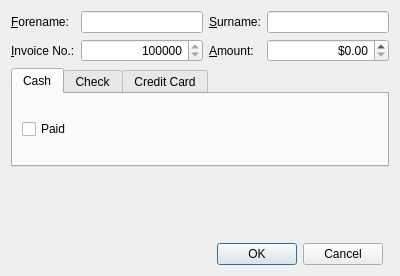
<?xml version="1.0" encoding="UTF-8"?>
<ui version="4.0">
 <class>PaymentDlg</class>
 <widget class="QDialog" name="PaymentDlg">
  <property name="geometry">
   <rect>
    <x>0</x>
    <y>0</y>
    <width>399</width>
    <height>276</height>
   </rect>
  </property>
  <property name="windowTitle">
   <string>Payment Form</string>
  </property>
  <layout class="QGridLayout" name="gridLayout_4">
   <item row="0" column="0" colspan="2">
    <layout class="QGridLayout" name="gridLayout">
     <item row="0" column="0">
      <widget class="QLabel" name="label">
       <property name="text">
        <string>&amp;Forename:</string>
       </property>
       <property name="buddy">
        <cstring>forenameLineEdit</cstring>
       </property>
      </widget>
     </item>
     <item row="0" column="1">
      <widget class="QLineEdit" name="forenameLineEdit"/>
     </item>
     <item row="0" column="2">
      <widget class="QLabel" name="label_5">
       <property name="text">
        <string>&amp;Surname:</string>
       </property>
       <property name="buddy">
        <cstring>surnameLineEdit</cstring>
       </property>
      </widget>
     </item>
     <item row="0" column="3">
      <widget class="QLineEdit" name="surnameLineEdit"/>
     </item>
     <item row="1" column="0">
      <widget class="QLabel" name="label_3">
       <property name="text">
        <string>&amp;Invoice No.:</string>
       </property>
       <property name="buddy">
        <cstring>invoiceNumSpinBox</cstring>
       </property>
      </widget>
     </item>
     <item row="1" column="1">
      <widget class="QSpinBox" name="invoiceNumSpinBox">
       <property name="layoutDirection">
        <enum>Qt::LeftToRight</enum>
       </property>
       <property name="alignment">
        <set>Qt::AlignRight|Qt::AlignTrailing|Qt::AlignVCenter</set>
       </property>
       <property name="minimum">
        <number>1000000</number>
       </property>
       <property name="maximum">
        <number>999999999</number>
       </property>
       <property name="value">
        <number>1000000</number>
       </property>
      </widget>
     </item>
     <item row="1" column="2">
      <widget class="QLabel" name="label_4">
       <property name="text">
        <string>&amp;Amount:</string>
       </property>
       <property name="buddy">
        <cstring>amountSpinBox</cstring>
       </property>
      </widget>
     </item>
     <item row="1" column="3">
      <widget class="QDoubleSpinBox" name="amountSpinBox">
       <property name="alignment">
        <set>Qt::AlignRight|Qt::AlignTrailing|Qt::AlignVCenter</set>
       </property>
       <property name="prefix">
        <string>$</string>
       </property>
       <property name="maximum">
        <double>999999.000000000000000</double>
       </property>
      </widget>
     </item>
    </layout>
   </item>
   <item row="1" column="0" colspan="2">
    <widget class="QTabWidget" name="tabWidget">
     <property name="currentIndex">
      <number>0</number>
     </property>
     <widget class="QWidget" name="tab">
      <attribute name="title">
       <string>Cash</string>
      </attribute>
      <layout class="QHBoxLayout" name="horizontalLayout">
       <item>
        <widget class="QCheckBox" name="paidCheckBox">
         <property name="text">
          <string>Paid</string>
         </property>
        </widget>
       </item>
      </layout>
     </widget>
     <widget class="QWidget" name="tab_2">
      <attribute name="title">
       <string>Check</string>
      </attribute>
      <layout class="QGridLayout" name="gridLayout_3">
       <item row="0" column="0">
        <widget class="QLabel" name="label_2">
         <property name="text">
          <string>Check &amp;No.:</string>
         </property>
         <property name="buddy">
          <cstring>checkNumLineEdit</cstring>
         </property>
        </widget>
       </item>
       <item row="0" column="1">
        <widget class="QLineEdit" name="checkNumLineEdit"/>
       </item>
       <item row="0" column="2">
        <widget class="QLabel" name="label_7">
         <property name="text">
          <string>&amp;Bank:</string>
         </property>
         <property name="buddy">
          <cstring>bankLineEdit</cstring>
         </property>
        </widget>
       </item>
       <item row="0" column="3">
        <widget class="QLineEdit" name="bankLineEdit"/>
       </item>
       <item row="1" column="0">
        <widget class="QLabel" name="label_6">
         <property name="text">
          <string>A&amp;ccount No.:</string>
         </property>
         <property name="buddy">
          <cstring>accountNumLineEdit</cstring>
         </property>
        </widget>
       </item>
       <item row="1" column="1">
        <widget class="QLineEdit" name="accountNumLineEdit"/>
       </item>
       <item row="1" column="2">
        <widget class="QLabel" name="label_8">
         <property name="text">
          <string>S&amp;ort Code:</string>
         </property>
         <property name="buddy">
          <cstring>sortCodeLineEdit</cstring>
         </property>
        </widget>
       </item>
       <item row="1" column="3">
        <widget class="QLineEdit" name="sortCodeLineEdit"/>
       </item>
      </layout>
     </widget>
     <widget class="QWidget" name="tab_3">
      <attribute name="title">
       <string>Credit Card</string>
      </attribute>
      <layout class="QGridLayout" name="gridLayout_2">
       <item row="0" column="0">
        <widget class="QLabel" name="label_11">
         <property name="text">
          <string>&amp;Number:</string>
         </property>
         <property name="buddy">
          <cstring>creditCardLineEdit</cstring>
         </property>
        </widget>
       </item>
       <item row="0" column="1" colspan="2">
        <widget class="QLineEdit" name="creditCardLineEdit"/>
       </item>
       <item row="1" column="0">
        <widget class="QLabel" name="label_9">
         <property name="text">
          <string>&amp;Valid From:</string>
         </property>
         <property name="buddy">
          <cstring>validFromDateEdit</cstring>
         </property>
        </widget>
       </item>
       <item row="1" column="1">
        <widget class="QDateEdit" name="validFromDateEdit">
         <property name="alignment">
          <set>Qt::AlignRight|Qt::AlignTrailing|Qt::AlignVCenter</set>
         </property>
         <property name="currentSection">
          <enum>QDateTimeEdit::MonthSection</enum>
         </property>
         <property name="displayFormat">
          <string>MMM yyyy</string>
         </property>
         <property name="calendarPopup">
          <bool>false</bool>
         </property>
        </widget>
       </item>
       <item row="1" column="2">
        <widget class="QLabel" name="label_10">
         <property name="text">
          <string>E&amp;xpiry Date</string>
         </property>
         <property name="buddy">
          <cstring>expiryDateEdit</cstring>
         </property>
        </widget>
       </item>
       <item row="1" column="3">
        <widget class="QDateEdit" name="expiryDateEdit">
         <property name="alignment">
          <set>Qt::AlignRight|Qt::AlignTrailing|Qt::AlignVCenter</set>
         </property>
         <property name="displayFormat">
          <string>MMM yyyy</string>
         </property>
        </widget>
       </item>
      </layout>
     </widget>
    </widget>
   </item>
   <item row="2" column="0" colspan="2">
    <spacer name="verticalSpacer">
     <property name="orientation">
      <enum>Qt::Vertical</enum>
     </property>
     <property name="sizeHint" stdset="0">
      <size>
       <width>378</width>
       <height>76</height>
      </size>
     </property>
    </spacer>
   </item>
   <item row="3" column="0">
    <widget class="QDialogButtonBox" name="buttonBox">
     <property name="standardButtons">
      <set>QDialogButtonBox::Cancel|QDialogButtonBox::Ok</set>
     </property>
    </widget>
   </item>
  </layout>
 </widget>
 <resources/>
 <connections>
  <connection>
   <sender>buttonBox</sender>
   <signal>accepted()</signal>
   <receiver>PaymentDlg</receiver>
   <slot>accept()</slot>
   <hints>
    <hint type="sourcelabel">
     <x>195</x>
     <y>266</y>
    </hint>
    <hint type="destinationlabel">
     <x>173</x>
     <y>202</y>
    </hint>
   </hints>
  </connection>
  <connection>
   <sender>buttonBox</sender>
   <signal>rejected()</signal>
   <receiver>PaymentDlg</receiver>
   <slot>reject()</slot>
   <hints>
    <hint type="sourcelabel">
     <x>195</x>
     <y>266</y>
    </hint>
    <hint type="destinationlabel">
     <x>380</x>
     <y>183</y>
    </hint>
   </hints>
  </connection>
 </connections>
</ui>
